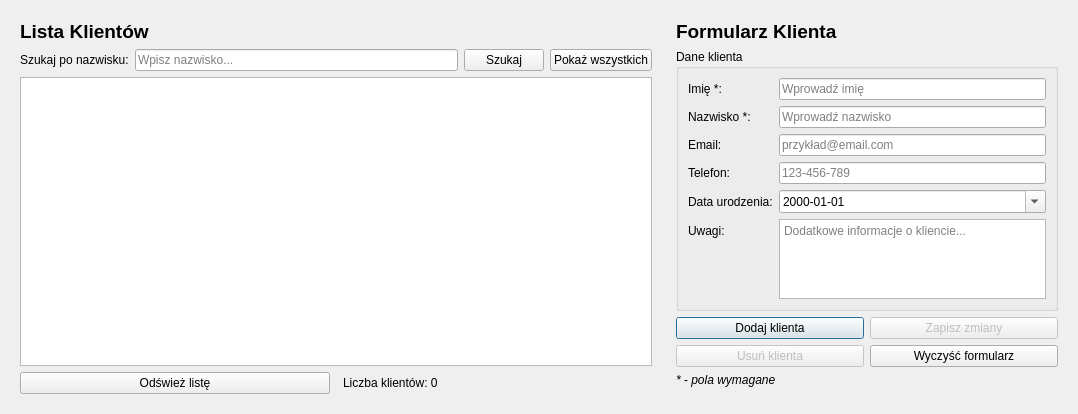
      <widget class="QWidget" name="tabKlienci">
       <attribute name="title">
        <string>👥 Klienci</string>
       </attribute>
       <layout class="QHBoxLayout" name="horizontalLayout_klienci">
        <item>
         <!-- LEWA STRONA - LISTA KLIENTÓW -->
         <widget class="QWidget" name="leftPanelKlienci" native="true">
          <property name="minimumSize">
           <size>
            <width>650</width>
            <height>0</height>
           </size>
          </property>
          <layout class="QVBoxLayout" name="verticalLayout_leftKlienci">
           <item>
            <widget class="QLabel" name="labelKlienciTitle">
             <property name="text">
              <string>Lista Klientów</string>
             </property>
             <property name="font">
              <font>
               <pointsize>14</pointsize>
               <weight>75</weight>
               <bold>true</bold>
              </font>
             </property>
            </widget>
           </item>

           <!-- Wyszukiwanie klientów -->
           <item>
            <layout class="QHBoxLayout" name="searchLayoutKlienci">
             <item>
              <widget class="QLabel" name="labelSearchKlienci">
               <property name="text">
                <string>Szukaj po nazwisku:</string>
               </property>
              </widget>
             </item>
             <item>
              <widget class="QLineEdit" name="lineEditSearchKlienci">
               <property name="placeholderText">
                <string>Wpisz nazwisko...</string>
               </property>
              </widget>
             </item>
             <item>
              <widget class="QPushButton" name="pushButtonSearchKlienci">
               <property name="text">
                <string>Szukaj</string>
               </property>
              </widget>
             </item>
             <item>
              <widget class="QPushButton" name="pushButtonShowAllKlienci">
               <property name="text">
                <string>Pokaż wszystkich</string>
               </property>
              </widget>
             </item>
            </layout>
           </item>

           <!-- Tabela z klientami -->
           <item>
            <widget class="QTableWidget" name="tableWidgetKlienci">
             <property name="alternatingRowColors">
              <bool>true</bool>
             </property>
             <property name="selectionBehavior">
              <enum>QAbstractItemView::SelectRows</enum>
             </property>
             <property name="sortingEnabled">
              <bool>true</bool>
             </property>
            </widget>
           </item>

           <!-- Przyciski akcji klientów -->
           <item>
            <layout class="QHBoxLayout" name="buttonsLayoutKlienci">
             <item>
              <widget class="QPushButton" name="pushButtonOdswiezKlienci">
               <property name="text">
                <string>Odśwież listę</string>
               </property>
              </widget>
             </item>
             <item>
              <spacer name="horizontalSpacerKlienci">
               <property name="orientation">
                <enum>Qt::Horizontal</enum>
               </property>
              </spacer>
             </item>
             <item>
              <widget class="QLabel" name="labelLiczbaKlientow">
               <property name="text">
                <string>Liczba klientów: 0</string>
               </property>
              </widget>
             </item>
            </layout>
           </item>
          </layout>
         </widget>
        </item>

        <item>
         <!-- PRAWA STRONA - FORMULARZ KLIENTA -->
         <widget class="QWidget" name="rightPanelKlienci" native="true">
          <property name="minimumSize">
           <size>
            <width>400</width>
            <height>0</height>
           </size>
          </property>
          <property name="maximumSize">
           <size>
            <width>500</width>
            <height>16777215</height>
           </size>
          </property>
          <layout class="QVBoxLayout" name="verticalLayout_rightKlienci">
           <item>
            <widget class="QLabel" name="labelFormularzKlientaTitle">
             <property name="text">
              <string>Formularz Klienta</string>
             </property>
             <property name="font">
              <font>
               <pointsize>14</pointsize>
               <weight>75</weight>
               <bold>true</bold>
              </font>
             </property>
            </widget>
           </item>

           <!-- Formularz klienta -->
           <item>
            <widget class="QGroupBox" name="groupBoxFormularzKlienta">
             <property name="title">
              <string>Dane klienta</string>
             </property>
             <layout class="QFormLayout" name="formLayoutKlienta">
              <item row="0" column="0">
               <widget class="QLabel" name="labelImie">
                <property name="text">
                 <string>Imię *:</string>
                </property>
               </widget>
              </item>
              <item row="0" column="1">
               <widget class="QLineEdit" name="lineEditImie">
                <property name="placeholderText">
                 <string>Wprowadź imię</string>
                </property>
               </widget>
              </item>
              <item row="1" column="0">
               <widget class="QLabel" name="labelNazwisko">
                <property name="text">
                 <string>Nazwisko *:</string>
                </property>
               </widget>
              </item>
              <item row="1" column="1">
               <widget class="QLineEdit" name="lineEditNazwisko">
                <property name="placeholderText">
                 <string>Wprowadź nazwisko</string>
                </property>
               </widget>
              </item>
              <item row="2" column="0">
               <widget class="QLabel" name="labelEmail">
                <property name="text">
                 <string>Email:</string>
                </property>
               </widget>
              </item>
              <item row="2" column="1">
               <widget class="QLineEdit" name="lineEditEmail">
                <property name="placeholderText">
                 <string>przykład@email.com</string>
                </property>
               </widget>
              </item>
              <item row="3" column="0">
               <widget class="QLabel" name="labelTelefon">
                <property name="text">
                 <string>Telefon:</string>
                </property>
               </widget>
              </item>
              <item row="3" column="1">
               <widget class="QLineEdit" name="lineEditTelefon">
                <property name="placeholderText">
                 <string>123-456-789</string>
                </property>
               </widget>
              </item>
              <item row="4" column="0">
               <widget class="QLabel" name="labelDataUrodzenia">
                <property name="text">
                 <string>Data urodzenia:</string>
                </property>
               </widget>
              </item>
              <item row="4" column="1">
               <widget class="QDateEdit" name="dateEditUrodzenia">
                <property name="displayFormat">
                 <string>yyyy-MM-dd</string>
                </property>
                <property name="calendarPopup">
                 <bool>true</bool>
                </property>
               </widget>
              </item>
              <item row="5" column="0">
               <widget class="QLabel" name="labelUwagi">
                <property name="text">
                 <string>Uwagi:</string>
                </property>
               </widget>
              </item>
              <item row="5" column="1">
               <widget class="QTextEdit" name="textEditUwagi">
                <property name="maximumSize">
                 <size>
                  <width>16777215</width>
                  <height>80</height>
                 </size>
                </property>
                <property name="placeholderText">
                 <string>Dodatkowe informacje o kliencie...</string>
                </property>
               </widget>
              </item>
             </layout>
            </widget>
           </item>

           <!-- Przyciski formularza klienta -->
           <item>
            <layout class="QHBoxLayout" name="formButtonsLayoutKlienta">
             <item>
              <widget class="QPushButton" name="pushButtonDodajKlienta">
               <property name="text">
                <string>Dodaj klienta</string>
               </property>
               <property name="default">
                <bool>true</bool>
               </property>
              </widget>
             </item>
             <item>
              <widget class="QPushButton" name="pushButtonEdytujKlienta">
               <property name="text">
                <string>Zapisz zmiany</string>
               </property>
               <property name="enabled">
                <bool>false</bool>
               </property>
              </widget>
             </item>
            </layout>
           </item>
           <item>
            <layout class="QHBoxLayout" name="formButtonsLayoutKlienta2">
             <item>
              <widget class="QPushButton" name="pushButtonUsunKlienta">
               <property name="text">
                <string>Usuń klienta</string>
               </property>
               <property name="enabled">
                <bool>false</bool>
               </property>
              </widget>
             </item>
             <item>
              <widget class="QPushButton" name="pushButtonWyczyscKlienta">
               <property name="text">
                <string>Wyczyść formularz</string>
               </property>
              </widget>
             </item>
            </layout>
           </item>
           <item>
            <widget class="QLabel" name="labelWymaganeKlienta">
             <property name="text">
              <string>* - pola wymagane</string>
             </property>
             <property name="font">
              <font>
               <italic>true</italic>
              </font>
             </property>
            </widget>
           </item>
           <item>
            <spacer name="verticalSpacerKlienci">
             <property name="orientation">
              <enum>Qt::Vertical</enum>
             </property>
            </spacer>
           </item>
          </layout>
         </widget>
        </item>
       </layout>
      </widget>
